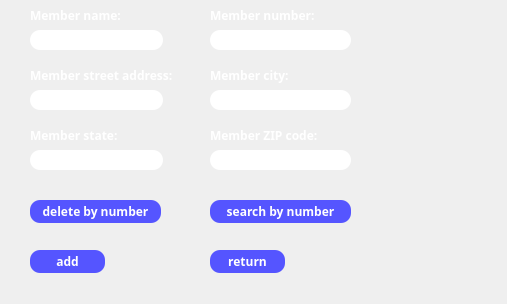
<?xml version="1.0" encoding="UTF-8"?>
<ui version="4.0">
 <class>Form</class>
 <widget class="QWidget" name="Form">
  <property name="geometry">
   <rect>
    <x>0</x>
    <y>0</y>
    <width>507</width>
    <height>304</height>
   </rect>
  </property>
  <property name="windowTitle">
   <string>Member</string>
  </property>
  <widget class="QFrame" name="frame">
   <property name="geometry">
    <rect>
     <x>-20</x>
     <y>-10</y>
     <width>681</width>
     <height>501</height>
    </rect>
   </property>
   <property name="styleSheet">
    <string notr="true">QFrame{
 border-image:url(:/新前缀/timg (6).jpg)
}
	
</string>
   </property>
   <property name="frameShape">
    <enum>QFrame::StyledPanel</enum>
   </property>
   <property name="frameShadow">
    <enum>QFrame::Raised</enum>
   </property>
   <widget class="QPushButton" name="search">
    <property name="geometry">
     <rect>
      <x>230</x>
      <y>210</y>
      <width>141</width>
      <height>23</height>
     </rect>
    </property>
    <property name="font">
     <font>
      <family>微软雅黑</family>
      <weight>75</weight>
      <bold>true</bold>
     </font>
    </property>
    <property name="styleSheet">
     <string notr="true">border:2px rgb(85, 85, 255);border-radius:10px;padding:2px 4px;background-color:rgb(85, 85, 255);color: rgb(255, 255, 255);</string>
    </property>
    <property name="text">
     <string>search by number</string>
    </property>
   </widget>
   <widget class="QPushButton" name="delete_2">
    <property name="geometry">
     <rect>
      <x>50</x>
      <y>210</y>
      <width>131</width>
      <height>23</height>
     </rect>
    </property>
    <property name="font">
     <font>
      <family>微软雅黑</family>
      <weight>75</weight>
      <bold>true</bold>
     </font>
    </property>
    <property name="styleSheet">
     <string notr="true">border:2px rgb(85, 85, 255);border-radius:10px;padding:2px 4px;background-color:rgb(85, 85, 255);color: rgb(255, 255, 255);</string>
    </property>
    <property name="text">
     <string>delete by number</string>
    </property>
   </widget>
   <widget class="QPushButton" name="add">
    <property name="geometry">
     <rect>
      <x>50</x>
      <y>260</y>
      <width>75</width>
      <height>23</height>
     </rect>
    </property>
    <property name="font">
     <font>
      <family>微软雅黑</family>
      <weight>75</weight>
      <bold>true</bold>
     </font>
    </property>
    <property name="styleSheet">
     <string notr="true">border:2px rgb(85, 85, 255);border-radius:10px;padding:2px 4px;background-color:rgb(85, 85, 255);color: rgb(255, 255, 255);</string>
    </property>
    <property name="text">
     <string>add</string>
    </property>
   </widget>
   <widget class="QPushButton" name="toAdminUI">
    <property name="geometry">
     <rect>
      <x>230</x>
      <y>260</y>
      <width>75</width>
      <height>23</height>
     </rect>
    </property>
    <property name="font">
     <font>
      <family>微软雅黑</family>
      <weight>75</weight>
      <bold>true</bold>
     </font>
    </property>
    <property name="styleSheet">
     <string notr="true">border:2px rgb(85, 85, 255);border-radius:10px;padding:2px 4px;background-color:rgb(85, 85, 255);color: rgb(255, 255, 255);</string>
    </property>
    <property name="text">
     <string>return</string>
    </property>
   </widget>
   <widget class="QLineEdit" name="nameText">
    <property name="geometry">
     <rect>
      <x>50</x>
      <y>40</y>
      <width>133</width>
      <height>20</height>
     </rect>
    </property>
    <property name="styleSheet">
     <string notr="true">border:2px rgb(85, 85, 255);border-radius:10px;padding:2px 4px;background-color:rgb(255, 255, 255);</string>
    </property>
   </widget>
   <widget class="QLineEdit" name="numberText">
    <property name="geometry">
     <rect>
      <x>230</x>
      <y>40</y>
      <width>141</width>
      <height>20</height>
     </rect>
    </property>
    <property name="styleSheet">
     <string notr="true">border:2px rgb(85, 85, 255);border-radius:10px;padding:2px 4px;background-color:rgb(255, 255, 255);</string>
    </property>
   </widget>
   <widget class="QLineEdit" name="sdText">
    <property name="geometry">
     <rect>
      <x>50</x>
      <y>100</y>
      <width>133</width>
      <height>20</height>
     </rect>
    </property>
    <property name="styleSheet">
     <string notr="true">border:2px rgb(85, 85, 255);border-radius:10px;padding:2px 4px;background-color:rgb(255, 255, 255);</string>
    </property>
   </widget>
   <widget class="QLineEdit" name="cityText">
    <property name="geometry">
     <rect>
      <x>230</x>
      <y>100</y>
      <width>141</width>
      <height>20</height>
     </rect>
    </property>
    <property name="styleSheet">
     <string notr="true">border:2px rgb(85, 85, 255);border-radius:10px;padding:2px 4px;background-color:rgb(255, 255, 255);</string>
    </property>
   </widget>
   <widget class="QLineEdit" name="sText">
    <property name="geometry">
     <rect>
      <x>50</x>
      <y>160</y>
      <width>133</width>
      <height>20</height>
     </rect>
    </property>
    <property name="styleSheet">
     <string notr="true">border:2px rgb(85, 85, 255);border-radius:10px;padding:2px 4px;background-color:rgb(255, 255, 255);</string>
    </property>
   </widget>
   <widget class="QLineEdit" name="zcText">
    <property name="geometry">
     <rect>
      <x>230</x>
      <y>160</y>
      <width>141</width>
      <height>20</height>
     </rect>
    </property>
    <property name="styleSheet">
     <string notr="true">border:2px rgb(85, 85, 255);border-radius:10px;padding:2px 4px;background-color:rgb(255, 255, 255);</string>
    </property>
   </widget>
   <zorder>search</zorder>
   <zorder>delete_2</zorder>
   <zorder>add</zorder>
   <zorder>toAdminUI</zorder>
   <zorder>label_7</zorder>
   <zorder>nameText</zorder>
   <zorder>numberText</zorder>
   <zorder>sdText</zorder>
   <zorder>cityText</zorder>
   <zorder>sText</zorder>
   <zorder>zcText</zorder>
   <zorder>label_12</zorder>
  </widget>
  <widget class="QLabel" name="label_8">
   <property name="geometry">
    <rect>
     <x>30</x>
     <y>0</y>
     <width>141</width>
     <height>31</height>
    </rect>
   </property>
   <property name="font">
    <font>
     <family>微软雅黑</family>
     <weight>75</weight>
     <bold>true</bold>
    </font>
   </property>
   <property name="styleSheet">
    <string notr="true">color:rgb(255, 255, 255)</string>
   </property>
   <property name="text">
    <string>Member name:</string>
   </property>
  </widget>
  <widget class="QLabel" name="label_9">
   <property name="geometry">
    <rect>
     <x>210</x>
     <y>0</y>
     <width>141</width>
     <height>31</height>
    </rect>
   </property>
   <property name="font">
    <font>
     <family>微软雅黑</family>
     <weight>75</weight>
     <bold>true</bold>
    </font>
   </property>
   <property name="styleSheet">
    <string notr="true">color:rgb(255, 255, 255)</string>
   </property>
   <property name="text">
    <string>Member number:</string>
   </property>
  </widget>
  <widget class="QLabel" name="label_10">
   <property name="geometry">
    <rect>
     <x>30</x>
     <y>60</y>
     <width>151</width>
     <height>31</height>
    </rect>
   </property>
   <property name="font">
    <font>
     <family>微软雅黑</family>
     <weight>75</weight>
     <bold>true</bold>
    </font>
   </property>
   <property name="styleSheet">
    <string notr="true">color:rgb(255, 255, 255)</string>
   </property>
   <property name="text">
    <string>Member street address:</string>
   </property>
  </widget>
  <widget class="QLabel" name="label_11">
   <property name="geometry">
    <rect>
     <x>210</x>
     <y>60</y>
     <width>141</width>
     <height>31</height>
    </rect>
   </property>
   <property name="font">
    <font>
     <family>微软雅黑</family>
     <weight>75</weight>
     <bold>true</bold>
    </font>
   </property>
   <property name="styleSheet">
    <string notr="true">color:rgb(255, 255, 255)</string>
   </property>
   <property name="text">
    <string>Member city:</string>
   </property>
  </widget>
  <widget class="QLabel" name="label_12">
   <property name="geometry">
    <rect>
     <x>30</x>
     <y>120</y>
     <width>141</width>
     <height>31</height>
    </rect>
   </property>
   <property name="font">
    <font>
     <family>微软雅黑</family>
     <weight>75</weight>
     <bold>true</bold>
    </font>
   </property>
   <property name="styleSheet">
    <string notr="true">color:rgb(255, 255, 255)</string>
   </property>
   <property name="text">
    <string>Member state:</string>
   </property>
  </widget>
  <widget class="QLabel" name="label_13">
   <property name="geometry">
    <rect>
     <x>210</x>
     <y>120</y>
     <width>141</width>
     <height>31</height>
    </rect>
   </property>
   <property name="font">
    <font>
     <family>微软雅黑</family>
     <weight>75</weight>
     <bold>true</bold>
    </font>
   </property>
   <property name="styleSheet">
    <string notr="true">color:rgb(255, 255, 255)</string>
   </property>
   <property name="text">
    <string>Member ZIP code:</string>
   </property>
  </widget>
 </widget>
 <resources>
  <include location="../../../Documents/image.qrc"/>
 </resources>
 <connections/>
</ui>
